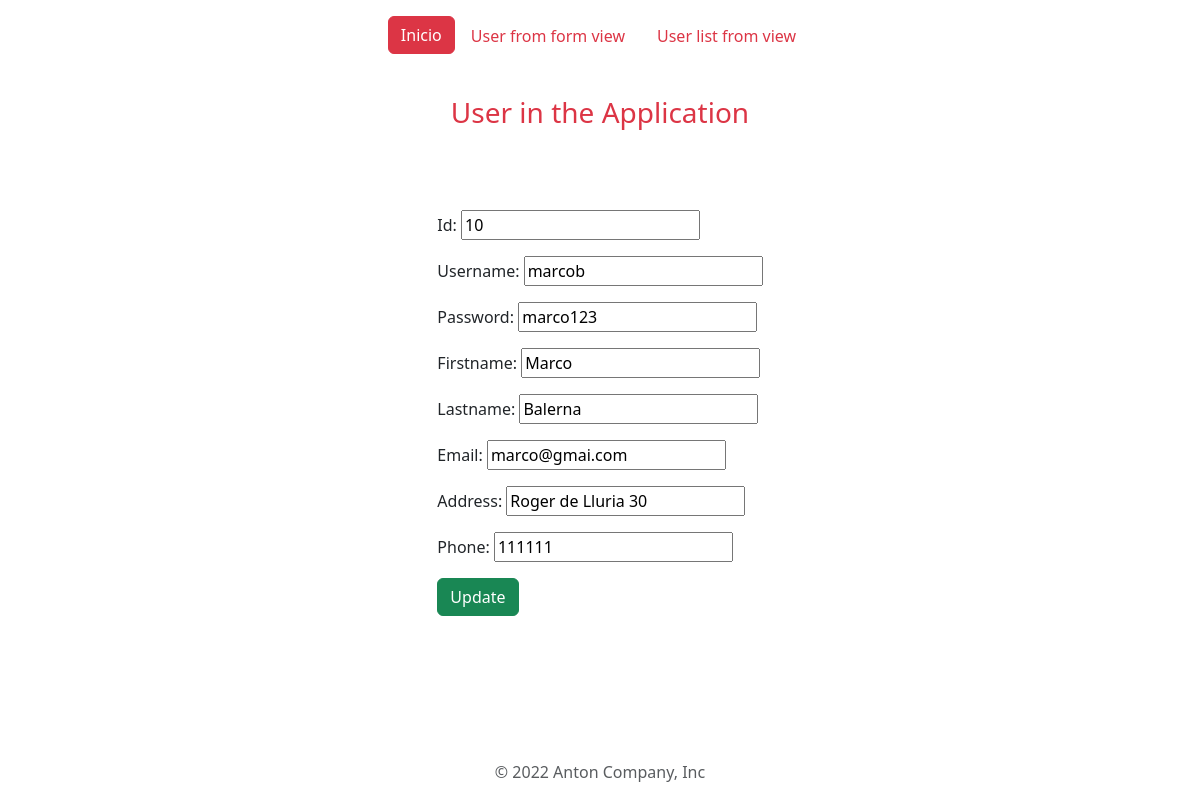
Screenshot of /user/edit_user/10 with the database file from the repository.
### members/models.py (models this page shows)
class User(models.Model):
    id = models.IntegerField(primary_key=True)
    username = models.CharField(max_length=50, null=True)
    password = models.CharField(max_length=50 , null=True)
    firstname = models.CharField(max_length=50, null=True)
    lastname = models.CharField(max_length=50,  null=True)
    email = models.EmailField (max_length=50, null=True)
    address = models.CharField(max_length=200, null=True)
    phone = models.CharField(max_length=20, null=True)

### members/views.py (the view)
# urls.py: path('user/edit_user/<int:id>', views.edit_user, name='edit_user'),# url para formulario update
def edit_user(request, id):
    user = User.objects.filter(pk=id).first() #Para listar varios registros
    form = UpdateUser(instance=user)
    return render(request,'Users/edit_user.html',{'form' : form})

### members/forms.py (shortened to what this page needs)
class UpdateUser(forms.ModelForm):
    class Meta:
        model = User
        fields = ['id','username', 'password','firstname','lastname','email','address','phone']

### members/templates/Users/edit_user.html (shortened to what this page needs)
{% extends "master.html" %}
{%  block content %}
<h3 id="titulo" class="text-center p-4 text-danger">User in the Application</h3>
{% if msg %}
    <div class="alert alert-danger" role="alert">
        A simple danger alert—check it out!
    </div>
{% else %}
    <div class="d-flex align-content-center justify-content-center p-5">
        <form action = "edit_user/{{ x.id }}" method = "GET">
            {{form.as_p }}
            <a class="btn btn-success" href="{% url 'update_user' %}">Update</a>
        </form>
    </div>
{% endif %}
{% endblock %}

### members/static/styles.css (style rules this page uses)
html { height: 100%; background-color: aquamarine; }
body { height: 100%; margin: 0px; padding: 0px; }

### rows the page displays
User: id "10", username "marcob", password "marco123", firstname "Marco", lastname "Balerna", email "marco@gmai.com", address "Roger de Lluria 30", phone "111111"
